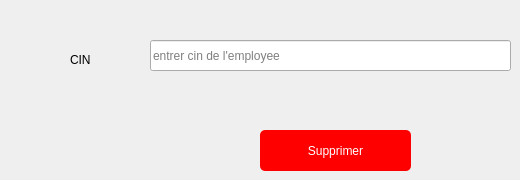
           <widget class="QWidget" name="tab_20">
            <attribute name="title">
             <string>Supprimer</string>
            </attribute>
            <widget class="QPushButton" name="supprimer_prod_3">
             <property name="geometry">
              <rect>
               <x>260</x>
               <y>130</y>
               <width>151</width>
               <height>41</height>
              </rect>
             </property>
             <property name="styleSheet">
              <string notr="true">border:none;
border-radius:5px;
background-color:red;
color:white;
</string>
             </property>
             <property name="text">
              <string>Supprimer</string>
             </property>
            </widget>
            <widget class="QLineEdit" name="sup_id_prod_3">
             <property name="geometry">
              <rect>
               <x>150</x>
               <y>40</y>
               <width>361</width>
               <height>31</height>
              </rect>
             </property>
             <property name="placeholderText">
              <string>entrer cin de l'employee</string>
             </property>
            </widget>
            <widget class="QLabel" name="id_sup_prod_3">
             <property name="geometry">
              <rect>
               <x>70</x>
               <y>50</y>
               <width>81</width>
               <height>20</height>
              </rect>
             </property>
             <property name="text">
              <string>CIN </string>
             </property>
            </widget>
           </widget>
